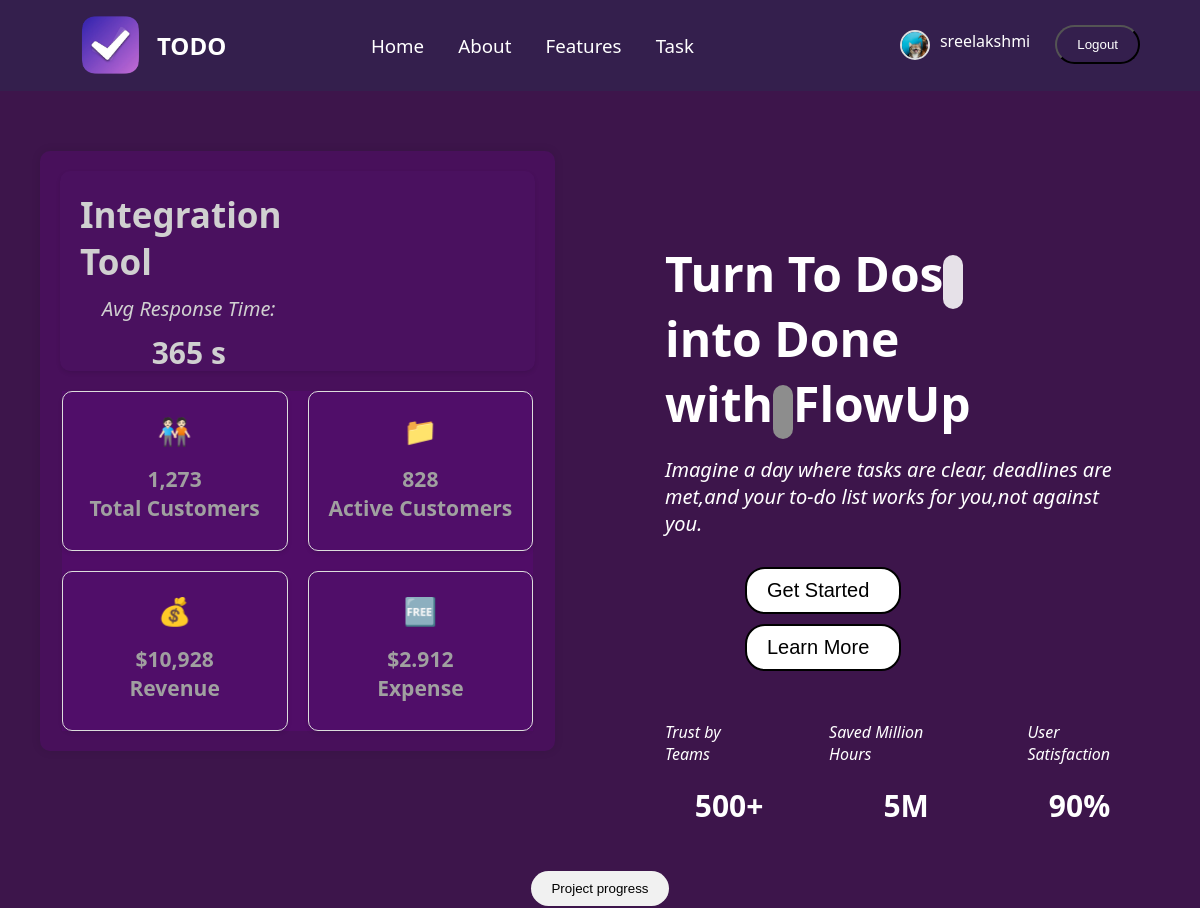
The page / (signed in, upper part) on the database as committed earlier.
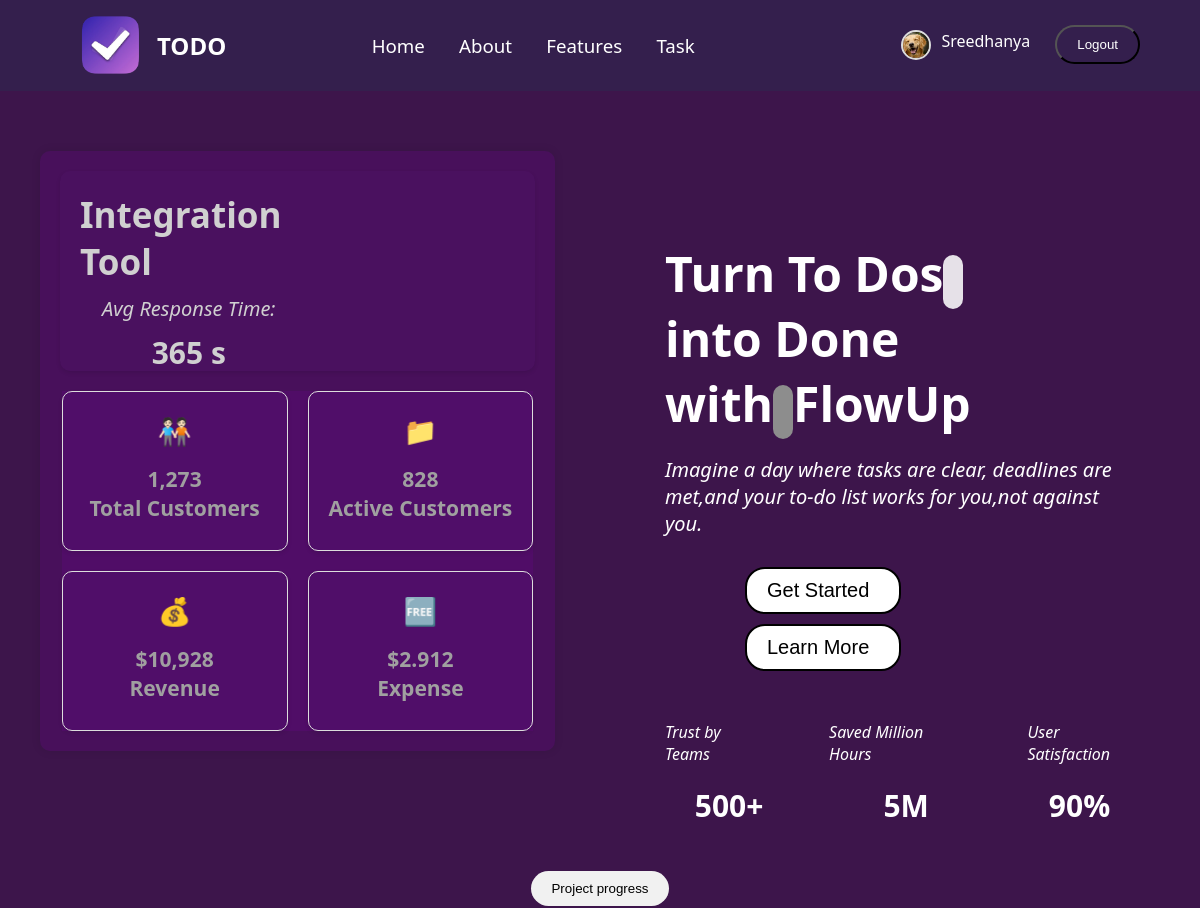
The same page on the database as committed later.
### Todo/models.py (models this page shows, shortened)
class Profile(models.Model):
    user=models.ForeignKey(User,on_delete=models.CASCADE,blank=True,null=True)
    image=models.ImageField(upload_to='profile_pics',blank=True,null=True)
    firstname=models.CharField(max_length=20,blank=True,null=True)
    lastname = models.CharField(max_length=20,blank=True,null=True)
    email=models.CharField(max_length=200,blank=True,null=True)
    phone= models.IntegerField(default=0,blank=True,null=True)

### Todo/views.py (the view)
# urls.py: path('',views.homepage,name='homepage'),
def homepage(request):
    try:
        profile = Profile.objects.filter(user=request.user).first()
    except:
        profile = None
    return render(request, "home.html", {"profile": profile})

### Todo/templates/home.html (shortened to what this page needs)
{% load static %}
<!DOCTYPE html>
<html lang="en">
<head>
    <link rel="stylesheet" href="{% static 'css/home.css' %}">
</head>
<body>
<div class="container">
     <div class="nav-bar">
        <div class="logo">
            <img src="{% static 'images/logo.png' %}" alt="">
            <h2>TODO</h2>
        </div>
      <div class="items">
        <h3>Home</h3>
        <h3>About</h3>
        <h3> Features</h3>
        {% if request.user.is_authenticated %}
        <a href="{% url 'addtodo' %}"><h3>Task</h3></a>
        {%endif%}
      </div>
        <div class="right">
          {% if request.user.is_authenticated %}
          <div class="profile-container">
            {% if profile and profile.image %}
            <div class="user_icon" onclick="showPopup('editPopup')">
            <h4><img src="{{profile.image.url}}" alt="Profile Pic" class="profile-pic">{{profile.firstname}}</h4>
            </div>
            {%else%}
            <h4><img src="{%static 'images/default-user.png'%}" alt="" class="profile-pic">{{request.user}}</h4>
            {%endif%}
          </div>
          <a href="{% url 'logout' %}"><button id="btn">Logout</button></a>
          {% else %}
          <button onclick="showPopup('loginPopup')">Login</button>
          <button onclick="showPopup('signupPopup')">Sign Up</button>
          {% endif %}
      </div>
     </div>
     <section class="hero">
        <div class="card_right">
           <div class="main_card">
            <div class="result"><h2>Integration Tool</h2>
           <p>Avg Response Time:</p>
           <h3>365 s</h3>
           </div>
           </div>
        <div class="hero-right">
        <div class="card">
            <h2>🧑🏻‍🤝‍🧑🏻 </h2>
            <h3>1,273 <br>Total Customers</h3></div>
        <div class="card"><h2>📁 </h2><h3>828 <br> Active Customers</h3></div>
        <div class="card"><h2>💰 </h2><h3>$10,928 <br>Revenue </h3></div>
        <div class="card"><h2>🆓 </h2><h3>$2.912 <br>Expense</h3></div>
       </div>
       </div>
       <div class="left">
       <div class="hero-left">
        <h2>Turn To Dos
          <span class="radio-icon"><ion-icon name="radio-outline"></ion-icon></span><br>
          into Done with<span class="flash"><ion-icon name="flash"></ion-icon></span>FlowUp</h2>
        <p>Imagine a day where tasks are clear, deadlines are met,and your to-do list works for you,not against you.</p>
        {% if request.user.is_authenticated %}
       <a href="{% url 'addtodo' %}"><button> <h6>Get Started</h6></button></a>
        {%else%}
        <button onclick="showPopup('loginPopup')"> <h6>Get Started<ion-icon name="arrow-forward-outline"></ion-icon></h6></button>
        {% endif %}
       <button> <h6>Learn More</h6></button>
       </div>
       <div class="details">
        <p>Trust by Teams</p>
        <p>Saved Million Hours</p>
        <p>User Satisfaction</p>
       </div>
       <div class="values">
        <h3>500+</h3>
        <h3>5M</h3>
        <h3>90%</h3>
       </div>
       </div>
     </section>
     <section class="main_contents">
      <div class="contents">
        <button class="btns">Project progress</button>
      </div>
     </section>
</div>
</body>
</html>

### Todo/static/css/home.css (style rules this page uses)
* { margin: 0; padding: 0; box-sizing: border-box; }
html { scroll-behavior: smooth; }
body { font-family: 'Segoe UI', Tahoma, Geneva, Verdana, sans-serif; margin: 0; padding: 0; background-color: #180e1f; color: #333; }
.container { width: 100%; }
.nav-bar { display: flex; justify-content: space-between; align-items: center; background-color: #341f4d; padding: 20px 0; border-bottom: 1px solid #341f4d; }
.items h3 { display: inline-block; margin: 0 15px; font-weight: 500; cursor: pointer; color: #ffffff; transition: color 0.3s ease; }
.right { display: flex; gap: 20px; margin-right: 5%; }
button { padding: 10px 20px; background-color: #341f4d; color: #000000; border-radius: 20px; cursor: pointer; transition: background-color 0.3s; color: white; }
.profile-pic { width: 30px; height: 30px; border-radius: 50%; object-fit: cover; cursor: pointer; border: 2px solid #ddd; transition: transform 0.2s ease, border-color 0.2s ease; }
.hero { display: flex; justify-content: space-between; padding: 60px 40px; background: #6d1d8372; gap: 90px; }
.hero-right { flex: 1; display: grid; grid-template-columns: repeat(2, 1fr); gap: 20px; background-color: #6f009438; }
.card { background: #54176e35; padding: 20px; width: 100%; border-radius: 10px; box-shadow: 0 2px 4px rgba(0,0,0,0.1); text-align: center; transition: transform 0.3s ease; cursor: pointer; color: #a0a0a0; font-size: 18px; font-weight: 500; border: 1px solid #ddd; display: flex; flex-direction: column; gap: 15px; }
.left { display: flex; flex-direction: column; align-items: center; justify-content: space-between; padding: 20px; width: 100%; height: 400px; margin-top: 70px; flex: 1; }
.card_right { display: flex; flex-direction: column; align-items: center; justify-content: space-between; background: #6f009438; padding: 20px; width: 50%; height: 600px; border-radius: 10px; box-shadow: 0 0 10px rgba(0,0,0,0.1); flex: 1; }
.main_card { display: grid; grid-template-columns: repeat(2, 1fr); flex-direction: column; align-items: center; justify-content: center; background: #54176e35; padding: 20px; width: 100%; height: 200px; box-shadow:0 2px 4px rgba(0,0,0,0.1); border-radius: 10px; margin-bottom: 20px; }
.main_contents { display: flex; justify-content: center; align-items: center; padding: 40px 20px; background-color: #6d1d8372; }
.btns { padding: 10px 20px; background-color: #f1f1f1; color: #000000; border: none; border-radius: 20px; cursor: pointer; transition: background-color 0.3s, color 0.3s, border 0.3s; margin-bottom: 10px; }

Rows that differ between the two databases and show on the page:
changed Profile: image: a different picture; firstname "sreelakshmi" → "Sreedhanya"
